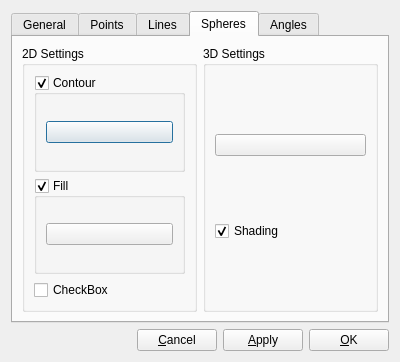
<?xml version="1.0" encoding="UTF-8"?>
<ui version="4.0">
 <class>AnnotationSettingsDialog</class>
 <widget class="QDialog" name="AnnotationSettingsDialog">
  <property name="geometry">
   <rect>
    <x>0</x>
    <y>0</y>
    <width>400</width>
    <height>362</height>
   </rect>
  </property>
  <property name="windowTitle">
   <string>Dialog</string>
  </property>
  <layout class="QVBoxLayout" name="verticalLayout">
   <item>
    <widget class="QTabWidget" name="tabWidget">
     <property name="currentIndex">
      <number>3</number>
     </property>
     <widget class="QWidget" name="tab">
      <attribute name="title">
       <string>General</string>
      </attribute>
      <layout class="QHBoxLayout" name="horizontalLayout_2">
       <item>
        <widget class="QGroupBox" name="groupBox_5">
         <property name="title">
          <string>Visibility</string>
         </property>
         <layout class="QVBoxLayout" name="verticalLayout_4">
          <item>
           <widget class="QCheckBox" name="checkBox_2">
            <property name="text">
             <string>Points</string>
            </property>
            <property name="checked">
             <bool>true</bool>
            </property>
           </widget>
          </item>
          <item>
           <widget class="QCheckBox" name="checkBox_4">
            <property name="text">
             <string>Spheres</string>
            </property>
            <property name="checked">
             <bool>true</bool>
            </property>
           </widget>
          </item>
          <item>
           <widget class="QCheckBox" name="checkBox_5">
            <property name="text">
             <string>Lines</string>
            </property>
            <property name="checked">
             <bool>true</bool>
            </property>
           </widget>
          </item>
          <item>
           <widget class="QCheckBox" name="checkBox_6">
            <property name="text">
             <string>Angles</string>
            </property>
            <property name="checked">
             <bool>true</bool>
            </property>
           </widget>
          </item>
         </layout>
        </widget>
       </item>
       <item>
        <widget class="QGroupBox" name="groupBox_6">
         <property name="title">
          <string>GroupBox</string>
         </property>
        </widget>
       </item>
      </layout>
     </widget>
     <widget class="QWidget" name="tab_2">
      <attribute name="title">
       <string>Points</string>
      </attribute>
     </widget>
     <widget class="QWidget" name="tab_3">
      <attribute name="title">
       <string>Lines</string>
      </attribute>
     </widget>
     <widget class="QWidget" name="tab_4">
      <attribute name="title">
       <string>Spheres</string>
      </attribute>
      <layout class="QHBoxLayout" name="horizontalLayout">
       <item>
        <widget class="QGroupBox" name="groupBox">
         <property name="title">
          <string>2D Settings</string>
         </property>
         <layout class="QVBoxLayout" name="verticalLayout_2">
          <item>
           <widget class="QGroupBox" name="groupBox_3">
            <property name="title">
             <string>Contour</string>
            </property>
            <property name="checkable">
             <bool>true</bool>
            </property>
            <layout class="QVBoxLayout" name="verticalLayout_5">
             <item>
              <widget class="ColorChooserButton" name="contourColorChooser">
               <property name="text">
                <string/>
               </property>
              </widget>
             </item>
            </layout>
           </widget>
          </item>
          <item>
           <widget class="QGroupBox" name="groupBox_4">
            <property name="title">
             <string>Fill</string>
            </property>
            <property name="checkable">
             <bool>true</bool>
            </property>
            <layout class="QVBoxLayout" name="verticalLayout_6">
             <item>
              <widget class="ColorChooserButton" name="fillColorChooser">
               <property name="text">
                <string/>
               </property>
              </widget>
             </item>
            </layout>
           </widget>
          </item>
          <item>
           <widget class="QCheckBox" name="checkBox_3">
            <property name="text">
             <string>CheckBox</string>
            </property>
           </widget>
          </item>
         </layout>
        </widget>
       </item>
       <item>
        <widget class="QGroupBox" name="groupBox_2">
         <property name="title">
          <string>3D Settings</string>
         </property>
         <layout class="QVBoxLayout" name="verticalLayout_3">
          <item>
           <widget class="ColorChooserButton" name="sphereColorChooser">
            <property name="text">
             <string/>
            </property>
           </widget>
          </item>
          <item>
           <widget class="QCheckBox" name="checkBox">
            <property name="text">
             <string>Shading</string>
            </property>
            <property name="checked">
             <bool>true</bool>
            </property>
           </widget>
          </item>
         </layout>
        </widget>
       </item>
      </layout>
     </widget>
     <widget class="QWidget" name="tab_5">
      <attribute name="title">
       <string>Angles</string>
      </attribute>
     </widget>
    </widget>
   </item>
   <item>
    <layout class="QHBoxLayout" name="horizontalLayout_3">
     <item>
      <spacer name="horizontalSpacer">
       <property name="orientation">
        <enum>Qt::Horizontal</enum>
       </property>
       <property name="sizeHint" stdset="0">
        <size>
         <width>40</width>
         <height>20</height>
        </size>
       </property>
      </spacer>
     </item>
     <item>
      <widget class="QPushButton" name="cancelButton">
       <property name="text">
        <string>&amp;Cancel</string>
       </property>
      </widget>
     </item>
     <item>
      <widget class="QPushButton" name="applyButton">
       <property name="text">
        <string>&amp;Apply</string>
       </property>
      </widget>
     </item>
     <item>
      <widget class="QPushButton" name="okButton">
       <property name="text">
        <string>&amp;OK</string>
       </property>
      </widget>
     </item>
    </layout>
   </item>
  </layout>
 </widget>
 <customwidgets>
  <customwidget>
   <class>ColorChooserButton</class>
   <extends>QPushButton</extends>
   <header>MedV4D/GUI/widgets/ColorChooserButton.h</header>
  </customwidget>
 </customwidgets>
 <resources/>
 <connections>
  <connection>
   <sender>cancelButton</sender>
   <signal>clicked()</signal>
   <receiver>AnnotationSettingsDialog</receiver>
   <slot>reject()</slot>
   <hints>
    <hint type="sourcelabel">
     <x>165</x>
     <y>342</y>
    </hint>
    <hint type="destinationlabel">
     <x>7</x>
     <y>358</y>
    </hint>
   </hints>
  </connection>
  <connection>
   <sender>okButton</sender>
   <signal>clicked()</signal>
   <receiver>AnnotationSettingsDialog</receiver>
   <slot>accept()</slot>
   <hints>
    <hint type="sourcelabel">
     <x>347</x>
     <y>340</y>
    </hint>
    <hint type="destinationlabel">
     <x>370</x>
     <y>357</y>
    </hint>
   </hints>
  </connection>
 </connections>
 <slots>
  <signal>applied()</signal>
 </slots>
</ui>
